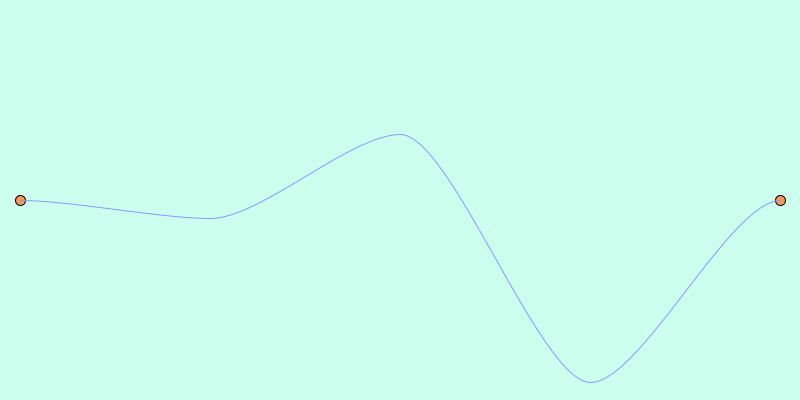
Frame 1 (no input)
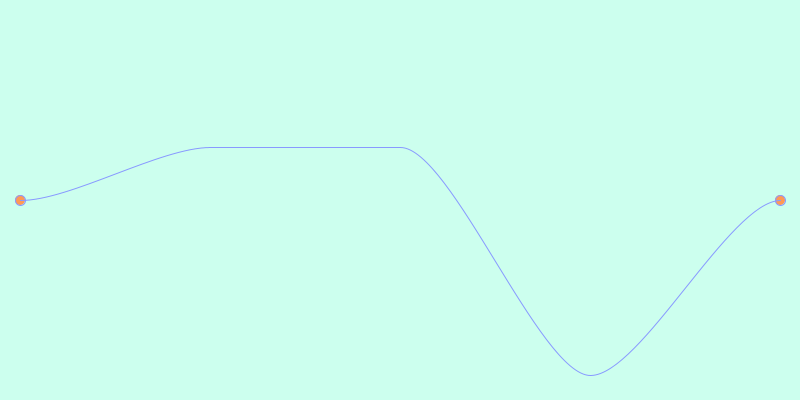
Frame 60 (the mouse pressed at the canvas centre just before this capture)
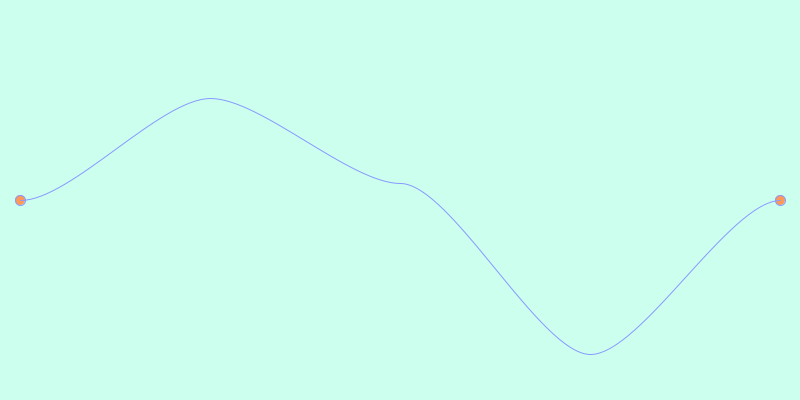
Frame 120 (the mouse held since frame 60 and released just before this capture)

The Processing sketch that drew these frames (run headless with seeded random() and noise(); from frame 60 on, the mouse is pressed at the canvas centre):

// Processing sketch: Oscillating
// ── Oscillating.pde
float x1, x2, ym;
float p1x, p2x, p3x;
float p1y, p2y, p3y;
float flatness = 50;

float angle;

void setup()
{
  size(800, 400);
  x1 = 20; x2 = width - 20;
  ym = height/2;
  
  // Just keep fixed x pos for now
  // we might do variations later
  p1x = lerp(x1, x2, 0.25);
  p2x = lerp(x1, x2, 0.50);
  p3x = lerp(x1, x2, 0.75);
}

void draw()
{
  background(#CCFFEE);
  fill(#FF9955);
  ellipse(x1, ym, 10, 10);
  ellipse(x2, ym, 10, 10);
  stroke(#8899FF);
//  line(x1, ym, x2, ym);

  angle += 0.1;
  p1y = height/2 + (height/2- 11) * sin(angle);
  // Central point don't move much
  p2y = height/2 * (1.0 - 0.33 * cos(angle * 0.11));
  p3y = height/2 + (height/2 - 17) * cos(angle);

  noFill();
  beginShape();
  vertex(x1, ym);
  bezierVertex(x1 + flatness, ym,
      p1x - flatness, p1y,
      p1x, p1y);
  bezierVertex(p1x + flatness, p1y,
      p2x - flatness, p2y,
      p2x, p2y);
  bezierVertex(p2x + flatness, p2y,
      p3x - flatness, p3y,
      p3x, p3y);
  bezierVertex(p3x + flatness, p3y,
      x2 - flatness, ym,
      x2, ym);
  endShape();
}
